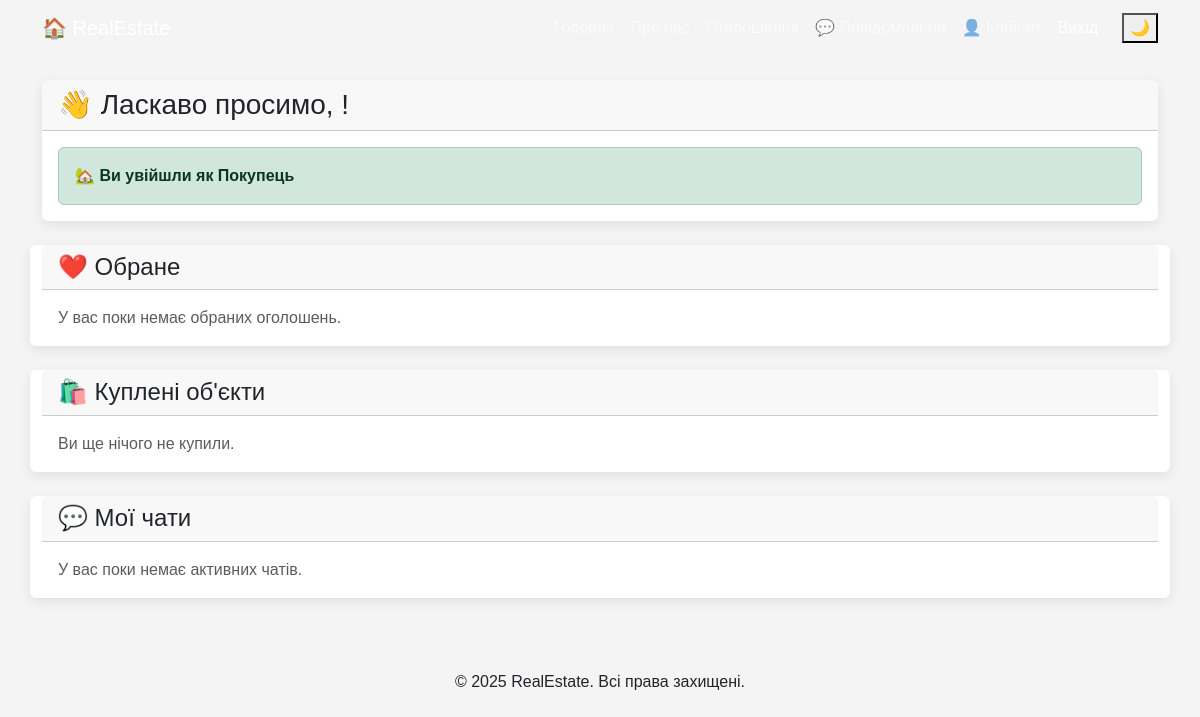
The page /accounts/dashboard (signed in) on the database as committed earlier.
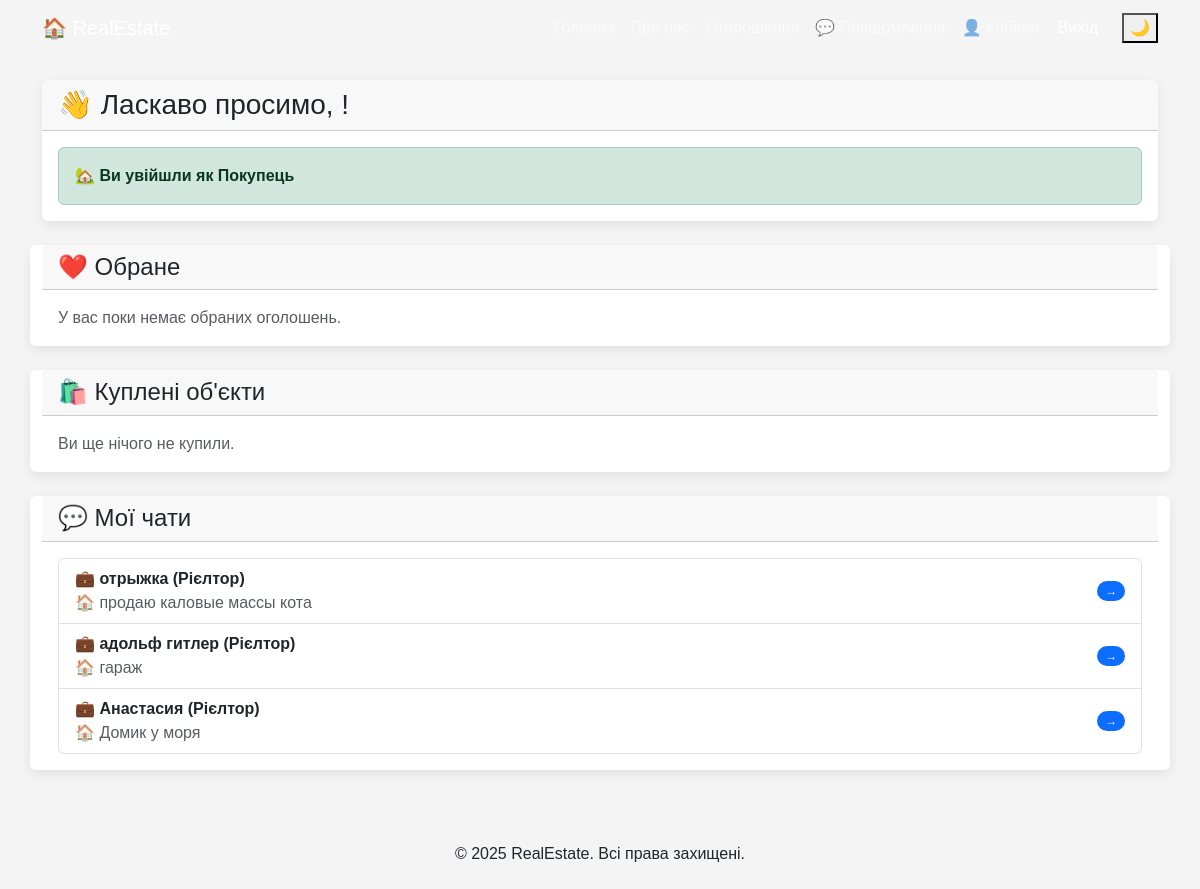
The same page on the database as committed later.
### chat/models.py (models this page shows, shortened)
class Chat(models.Model):
    user = models.ForeignKey(User, on_delete=models.CASCADE, related_name='chats_as_user')
    realtor = models.ForeignKey(Realtor, on_delete=models.CASCADE, related_name='chats_as_realtor')
    listing = models.ForeignKey(Listing, on_delete=models.SET_NULL, null=True, blank=True)
    created_at = models.DateTimeField(auto_now_add=True)
    class Meta:
        unique_together = ('user', 'realtor', 'listing')

### realtors/models.py (models this page shows, shortened)
class Realtor(models.Model):
    user = models.OneToOneField(User, on_delete=models.CASCADE, null=True, blank=True)
    name = models.CharField(max_length=200)
    photo = models.ImageField(upload_to='photos/%Y/%m/%d/')
    description = models.TextField(blank=True)
    phone = models.CharField(max_length=20)
    email = models.CharField(max_length=50)
    is_mvp = models.BooleanField(default=False)
    hire_date = models.DateTimeField(default=datetime.now, blank=True)

### listings/models.py (models this page shows, shortened)
class Listing(models.Model):
    realtor = models.ForeignKey(Realtor, on_delete=models.DO_NOTHING)
    title = models.CharField(max_length=200)
    address = models.CharField(max_length=200)
    city = models.CharField(max_length=100)
    state = models.CharField(max_length=100)
    zipcode = models.CharField(max_length=20)
    description = models.TextField(blank=True)
    price = models.IntegerField()
    bedrooms = models.IntegerField()
    bathrooms = models.DecimalField(max_digits=2, decimal_places=1)
    garage = models.IntegerField(default=0)
    sqft = models.IntegerField()
    lot_size = models.DecimalField(max_digits=5, decimal_places=1)
    photo_main = models.ImageField(upload_to='photos/%Y/%m/%d/')
    photo_1 = models.ImageField(upload_to='photos/%Y/%m/%d/', blank=True)
    photo_2 = models.ImageField(upload_to='photos/%Y/%m/%d/', blank=True)
    is_published = models.BooleanField(default=True)
    list_date = models.DateTimeField(default=datetime.now, blank=True)
    buyer = models.ForeignKey(User, related_name='purchased_listings', on_delete=models.DO_NOTHING, null=True, blank=True)
    is_sold = models.BooleanField(default=False)
    sold_date = models.DateTimeField(null=True, blank=True)
    favorites = models.ManyToManyField(User, related_name='favorite_listings', blank=True)

### accounts/views.py (the view)
# urls.py: path('dashboard', views.dashboard, name='dashboard'),
def dashboard(request):
    user = request.user
    chats = []
    listings = []
    purchased_listings = []
    sold_listings = []
    reviews = []
    if hasattr(user, 'realtor'):
        chats = Chat.objects.filter(realtor=user.realtor)
        from listings.models import Listing, Review
        listings = Listing.objects.filter(realtor=user.realtor, is_published=True).order_by('-list_date')
        sold_listings = Listing.objects.filter(realtor=user.realtor, is_sold=True).order_by('-sold_date')
        reviews = Review.objects.filter(seller=user.realtor).order_by('-created_at')
    else:
        chats = Chat.objects.filter(user=user)
        from listings.models import Listing
        purchased_listings = Listing.objects.filter(buyer=user).order_by('-sold_date')
        for listing in purchased_listings:
            try:
                listing.user_review = listing.review
            except:
                listing.user_review = None
    favorite_listings = user.favorite_listings.all()
    context = {
        'chats': chats,
        'listings': listings,
        'purchased_listings': purchased_listings,
        'sold_listings': sold_listings,
        'reviews': reviews,
        'favorite_listings': favorite_listings
    }
    return render(request, 'accounts/dashboard.html', context)

### chat/context_processors.py (called while the page is built)
def unread_messages_count(request):
    count = 0
    if request.user.is_authenticated:
        if hasattr(request.user, 'realtor'):
            count = Message.objects.filter(
                chat__realtor=request.user.realtor,
                is_realtor_sender=False,
                is_read=False
            ).count()
        else:
            count = Message.objects.filter(
                chat__user=request.user,
                is_realtor_sender=True,
                is_read=False
            ).count()
    return {'unread_messages_count': count}

### templates/accounts/dashboard.html (shortened to what the changed rows need)
{% extends 'base.html' %}
{% block content %}
<div class="row">
    <div class="card">
        <div class="card-body">
            {% if chats %}
            <div class="list-group">
                {% for chat in chats %}
                <a href="{% url 'chat:room' chat.id %}" class="list-group-item list-group-item-action">
                    <div class="d-flex w-100 justify-content-between align-items-center">
                        <div>
                            <strong>
                                {% if user.realtor %}
                                👤 {{ chat.user.first_name }} {{ chat.user.last_name }} (Покупець)
                                {% else %}
                                💼 {{ chat.realtor.name }} (Рієлтор)
                                {% endif %}
                            </strong>
                            {% if chat.listing %}
                            <p class="mb-0 text-muted">🏠 {{ chat.listing.title }}</p>
                            {% endif %}
                        </div>
                        <span class="badge bg-primary rounded-pill">→</span>
                    </div>
                </a>
                {% endfor %}
            </div>
            {% else %}
            <p class="text-muted mb-0">У вас поки немає активних чатів.</p>
            {% endif %}
        </div>
    </div>
</div>
{% endblock %}

Rows that differ between the two databases and show on the page:
added Chat: realtor.name "отрыжка", listing "продаю каловые массы кота"
added Chat: realtor.name "адольф гитлер", listing "гараж"
added Chat: realtor.name "Анастасия", listing "Домик у моря"
Other text that changed with them:
text no longer shown: "У вас поки немає активних чатів."
